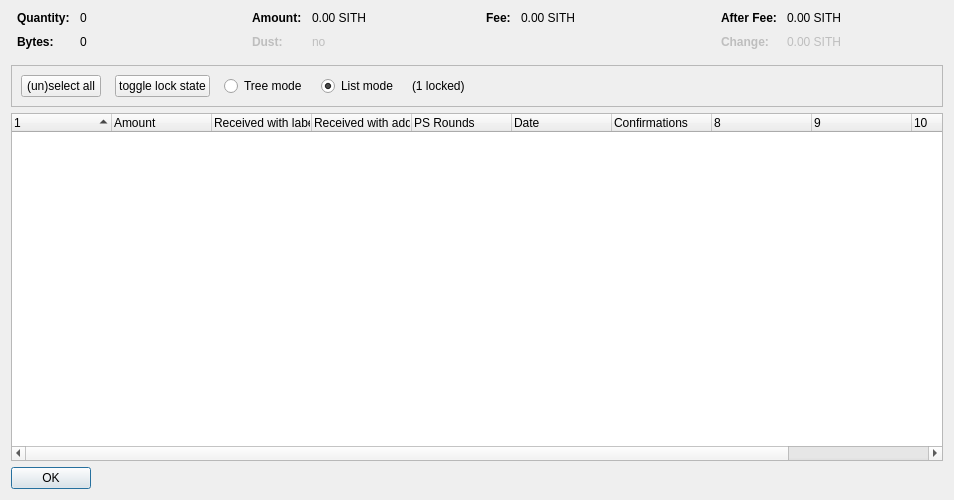
<?xml version="1.0" encoding="UTF-8"?>
<ui version="4.0">
 <class>CoinControlDialog</class>
 <widget class="QDialog" name="CoinControlDialog">
  <property name="geometry">
   <rect>
    <x>0</x>
    <y>0</y>
    <width>954</width>
    <height>500</height>
   </rect>
  </property>
  <property name="windowTitle">
   <string>Coin Selection</string>
  </property>
  <layout class="QVBoxLayout" name="verticalLayout">
   <item>
    <layout class="QHBoxLayout" name="horizontalLayoutTop" stretch="0,0,0,0">
     <property name="topMargin">
      <number>0</number>
     </property>
     <property name="bottomMargin">
      <number>10</number>
     </property>
     <item>
      <layout class="QFormLayout" name="formLayoutCoinControl1">
       <property name="horizontalSpacing">
        <number>10</number>
       </property>
       <property name="verticalSpacing">
        <number>10</number>
       </property>
       <property name="leftMargin">
        <number>6</number>
       </property>
       <property name="rightMargin">
        <number>6</number>
       </property>
       <item row="0" column="0">
        <widget class="QLabel" name="labelCoinControlQuantityText">
         <property name="font">
          <font>
           <weight>75</weight>
           <bold>true</bold>
          </font>
         </property>
         <property name="text">
          <string>Quantity:</string>
         </property>
        </widget>
       </item>
       <item row="0" column="1">
        <widget class="QLabel" name="labelCoinControlQuantity">
         <property name="cursor">
          <cursorShape>IBeamCursor</cursorShape>
         </property>
         <property name="contextMenuPolicy">
          <enum>Qt::ActionsContextMenu</enum>
         </property>
         <property name="text">
          <string notr="true">0</string>
         </property>
         <property name="textInteractionFlags">
          <set>Qt::LinksAccessibleByMouse|Qt::TextSelectableByKeyboard|Qt::TextSelectableByMouse</set>
         </property>
        </widget>
       </item>
       <item row="1" column="0">
        <widget class="QLabel" name="labelCoinControlBytesText">
         <property name="font">
          <font>
           <weight>75</weight>
           <bold>true</bold>
          </font>
         </property>
         <property name="text">
          <string>Bytes:</string>
         </property>
        </widget>
       </item>
       <item row="1" column="1">
        <widget class="QLabel" name="labelCoinControlBytes">
         <property name="cursor">
          <cursorShape>IBeamCursor</cursorShape>
         </property>
         <property name="contextMenuPolicy">
          <enum>Qt::ActionsContextMenu</enum>
         </property>
         <property name="text">
          <string notr="true">0</string>
         </property>
         <property name="textInteractionFlags">
          <set>Qt::LinksAccessibleByMouse|Qt::TextSelectableByKeyboard|Qt::TextSelectableByMouse</set>
         </property>
        </widget>
       </item>
      </layout>
     </item>
     <item>
      <layout class="QFormLayout" name="formLayoutCoinControl2">
       <property name="horizontalSpacing">
        <number>10</number>
       </property>
       <property name="verticalSpacing">
        <number>10</number>
       </property>
       <property name="leftMargin">
        <number>6</number>
       </property>
       <property name="rightMargin">
        <number>6</number>
       </property>
       <item row="0" column="0">
        <widget class="QLabel" name="labelCoinControlAmountText">
         <property name="font">
          <font>
           <weight>75</weight>
           <bold>true</bold>
          </font>
         </property>
         <property name="text">
          <string>Amount:</string>
         </property>
        </widget>
       </item>
       <item row="0" column="1">
        <widget class="QLabel" name="labelCoinControlAmount">
         <property name="cursor">
          <cursorShape>IBeamCursor</cursorShape>
         </property>
         <property name="contextMenuPolicy">
          <enum>Qt::ActionsContextMenu</enum>
         </property>
         <property name="text">
          <string notr="true">0.00 SITH</string>
         </property>
         <property name="textInteractionFlags">
          <set>Qt::LinksAccessibleByMouse|Qt::TextSelectableByKeyboard|Qt::TextSelectableByMouse</set>
         </property>
        </widget>
       </item>
       <item row="1" column="0">
        <widget class="QLabel" name="labelCoinControlLowOutputText">
         <property name="enabled">
          <bool>false</bool>
         </property>
         <property name="font">
          <font>
           <weight>75</weight>
           <bold>true</bold>
          </font>
         </property>
         <property name="text">
          <string>Dust:</string>
         </property>
        </widget>
       </item>
       <item row="1" column="1">
        <widget class="QLabel" name="labelCoinControlLowOutput">
         <property name="enabled">
          <bool>false</bool>
         </property>
         <property name="cursor">
          <cursorShape>IBeamCursor</cursorShape>
         </property>
         <property name="contextMenuPolicy">
          <enum>Qt::ActionsContextMenu</enum>
         </property>
         <property name="text">
          <string notr="true">no</string>
         </property>
         <property name="textInteractionFlags">
          <set>Qt::LinksAccessibleByMouse|Qt::TextSelectableByKeyboard|Qt::TextSelectableByMouse</set>
         </property>
        </widget>
       </item>
      </layout>
     </item>
     <item>
      <layout class="QFormLayout" name="formLayoutCoinControl3">
       <property name="horizontalSpacing">
        <number>10</number>
       </property>
       <property name="verticalSpacing">
        <number>10</number>
       </property>
       <property name="leftMargin">
        <number>6</number>
       </property>
       <property name="rightMargin">
        <number>6</number>
       </property>
       <item row="0" column="0">
        <widget class="QLabel" name="labelCoinControlFeeText">
         <property name="font">
          <font>
           <weight>75</weight>
           <bold>true</bold>
          </font>
         </property>
         <property name="text">
          <string>Fee:</string>
         </property>
        </widget>
       </item>
       <item row="0" column="1">
        <widget class="QLabel" name="labelCoinControlFee">
         <property name="cursor">
          <cursorShape>IBeamCursor</cursorShape>
         </property>
         <property name="contextMenuPolicy">
          <enum>Qt::ActionsContextMenu</enum>
         </property>
         <property name="text">
          <string notr="true">0.00 SITH</string>
         </property>
         <property name="textInteractionFlags">
          <set>Qt::LinksAccessibleByMouse|Qt::TextSelectableByKeyboard|Qt::TextSelectableByMouse</set>
         </property>
        </widget>
       </item>
      </layout>
     </item>
     <item>
      <layout class="QFormLayout" name="formLayoutCoinControl4">
       <property name="horizontalSpacing">
        <number>10</number>
       </property>
       <property name="verticalSpacing">
        <number>10</number>
       </property>
       <property name="leftMargin">
        <number>6</number>
       </property>
       <property name="rightMargin">
        <number>6</number>
       </property>
       <item row="0" column="0">
        <widget class="QLabel" name="labelCoinControlAfterFeeText">
         <property name="font">
          <font>
           <weight>75</weight>
           <bold>true</bold>
          </font>
         </property>
         <property name="text">
          <string>After Fee:</string>
         </property>
        </widget>
       </item>
       <item row="0" column="1">
        <widget class="QLabel" name="labelCoinControlAfterFee">
         <property name="cursor">
          <cursorShape>IBeamCursor</cursorShape>
         </property>
         <property name="contextMenuPolicy">
          <enum>Qt::ActionsContextMenu</enum>
         </property>
         <property name="text">
          <string notr="true">0.00 SITH</string>
         </property>
         <property name="textInteractionFlags">
          <set>Qt::LinksAccessibleByMouse|Qt::TextSelectableByKeyboard|Qt::TextSelectableByMouse</set>
         </property>
        </widget>
       </item>
       <item row="1" column="0">
        <widget class="QLabel" name="labelCoinControlChangeText">
         <property name="enabled">
          <bool>false</bool>
         </property>
         <property name="font">
          <font>
           <weight>75</weight>
           <bold>true</bold>
          </font>
         </property>
         <property name="text">
          <string>Change:</string>
         </property>
        </widget>
       </item>
       <item row="1" column="1">
        <widget class="QLabel" name="labelCoinControlChange">
         <property name="enabled">
          <bool>false</bool>
         </property>
         <property name="cursor">
          <cursorShape>IBeamCursor</cursorShape>
         </property>
         <property name="contextMenuPolicy">
          <enum>Qt::ActionsContextMenu</enum>
         </property>
         <property name="text">
          <string notr="true">0.00 SITH</string>
         </property>
         <property name="textInteractionFlags">
          <set>Qt::LinksAccessibleByMouse|Qt::TextSelectableByKeyboard|Qt::TextSelectableByMouse</set>
         </property>
        </widget>
       </item>
      </layout>
     </item>
    </layout>
   </item>
   <item>
    <widget class="QFrame" name="frame">
     <property name="minimumSize">
      <size>
       <width>0</width>
       <height>40</height>
      </size>
     </property>
     <property name="frameShape">
      <enum>QFrame::StyledPanel</enum>
     </property>
     <property name="frameShadow">
      <enum>QFrame::Sunken</enum>
     </property>
     <layout class="QHBoxLayout" name="horizontalLayout">
      <item>
       <layout class="QHBoxLayout" name="horizontalLayoutPanel" stretch="0,0,0,0,0,0">
        <property name="spacing">
         <number>14</number>
        </property>
        <item>
         <widget class="QPushButton" name="pushButtonSelectAll">
          <property name="sizePolicy">
           <sizepolicy hsizetype="Maximum" vsizetype="Fixed">
            <horstretch>0</horstretch>
            <verstretch>0</verstretch>
           </sizepolicy>
          </property>
          <property name="text">
           <string>(un)select all</string>
          </property>
          <property name="autoDefault">
           <bool>false</bool>
          </property>
         </widget>
        </item>
        <item>
         <widget class="QPushButton" name="pushButtonToggleLock">
          <property name="sizePolicy">
           <sizepolicy hsizetype="Maximum" vsizetype="Fixed">
            <horstretch>0</horstretch>
            <verstretch>0</verstretch>
           </sizepolicy>
          </property>
          <property name="text">
           <string>toggle lock state</string>
          </property>
          <property name="autoDefault">
           <bool>false</bool>
          </property>
         </widget>
        </item>
        <item>
         <widget class="QRadioButton" name="radioTreeMode">
          <property name="sizePolicy">
           <sizepolicy hsizetype="Maximum" vsizetype="Fixed">
            <horstretch>0</horstretch>
            <verstretch>0</verstretch>
           </sizepolicy>
          </property>
          <property name="text">
           <string>Tree mode</string>
          </property>
         </widget>
        </item>
        <item>
         <widget class="QRadioButton" name="radioListMode">
          <property name="sizePolicy">
           <sizepolicy hsizetype="Maximum" vsizetype="Fixed">
            <horstretch>0</horstretch>
            <verstretch>0</verstretch>
           </sizepolicy>
          </property>
          <property name="text">
           <string>List mode</string>
          </property>
          <property name="checked">
           <bool>true</bool>
          </property>
         </widget>
        </item>
        <item>
         <widget class="QLabel" name="labelLocked">
          <property name="text">
           <string>(1 locked)</string>
          </property>
         </widget>
        </item>
        <item>
         <spacer name="horizontalSpacer">
          <property name="orientation">
           <enum>Qt::Horizontal</enum>
          </property>
          <property name="sizeHint" stdset="0">
           <size>
            <width>40</width>
            <height>20</height>
           </size>
          </property>
         </spacer>
        </item>
       </layout>
      </item>
     </layout>
    </widget>
   </item>
   <item>
    <widget class="CoinControlTreeWidget" name="treeWidget">
     <property name="contextMenuPolicy">
      <enum>Qt::CustomContextMenu</enum>
     </property>
     <property name="sortingEnabled">
      <bool>false</bool>
     </property>
     <property name="columnCount">
      <number>11</number>
     </property>
     <attribute name="headerShowSortIndicator" stdset="0">
      <bool>true</bool>
     </attribute>
     <attribute name="headerStretchLastSection">
      <bool>false</bool>
     </attribute>
     <column>
      <property name="text">
       <string/>
      </property>
     </column>
     <column>
      <property name="text">
       <string>Amount</string>
      </property>
     </column>
     <column>
      <property name="text">
       <string>Received with label</string>
      </property>
     </column>
     <column>
      <property name="text">
       <string>Received with address</string>
      </property>
     </column>
     <column>
      <property name="text">
       <string>PS Rounds</string>
      </property>
     </column>
     <column>
      <property name="text">
       <string>Date</string>
      </property>
     </column>
     <column>
      <property name="text">
       <string>Confirmations</string>
      </property>
      <property name="toolTip">
       <string>Confirmed</string>
      </property>
     </column>
     <column>
      <property name="text">
       <string/>
      </property>
     </column>
     <column>
      <property name="text">
       <string/>
      </property>
     </column>
     <column>
      <property name="text">
       <string/>
      </property>
     </column>
     <column>
      <property name="text">
       <string/>
      </property>
     </column>
    </widget>
   </item>
   <item>
    <widget class="QDialogButtonBox" name="buttonBox">
     <property name="sizePolicy">
      <sizepolicy hsizetype="Maximum" vsizetype="Fixed">
       <horstretch>0</horstretch>
       <verstretch>0</verstretch>
      </sizepolicy>
     </property>
     <property name="orientation">
      <enum>Qt::Horizontal</enum>
     </property>
     <property name="standardButtons">
      <set>QDialogButtonBox::Ok</set>
     </property>
    </widget>
   </item>
  </layout>
 </widget>
 <customwidgets>
  <customwidget>
   <class>CoinControlTreeWidget</class>
   <extends>QTreeWidget</extends>
   <header>coincontroltreewidget.h</header>
  </customwidget>
 </customwidgets>
 <resources/>
 <connections/>
</ui>
